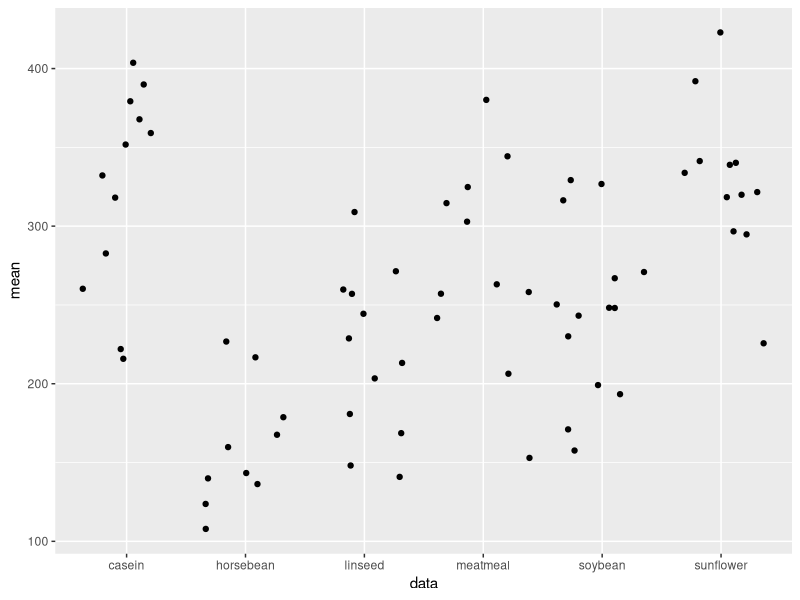

The R source for this figure:
## ---- chunk 1
knitr::opts_chunk$set(echo = TRUE)

## ---- chunk 2
library(tidyverse)
chickwts %>% group_by(feed) %>% 
  summarise(n = n(),
            avg = mean(weight),
            SD = sd(weight)) 

## ---- chunk 3
chickwts %>% 
  ggplot(aes (x= feed , y = weight)) + 
  geom_jitter() +
  stat_summary(fun.data = mean_sdl,
               fun.args = list(mult = 1), 
               col = "Red" ) +
  labs(x= "data" , y= "mean")
